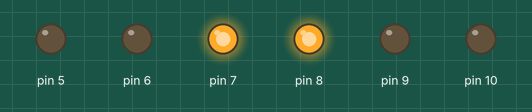
Simulated run of this sketch. Board: Arduino Uno, built with avr-gcc and run on an emulated ATmega328P. Parts: output pins drawn as LEDs (lit = HIGH).

Above: at 1.9 s.
At 4.4 s:
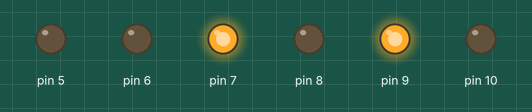
At 5.05 s:
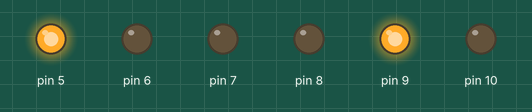
At 6.9 s:
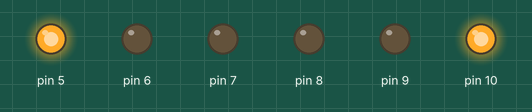
At 9.4 s:
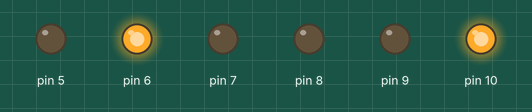
Timing chart, 0 to 13.1 s (numbered marks = the images above):
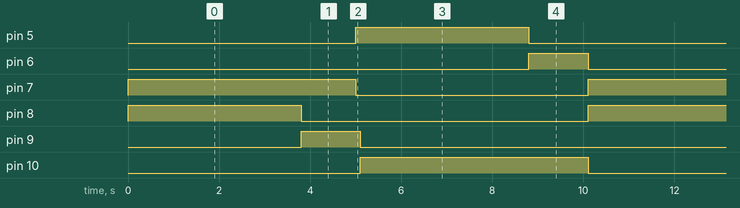

Measured:
- by itself, pin 5, pin 8: alternates HIGH for 3.8 s and LOW for 6.3 s
- by itself, pin 6, pin 9: alternates HIGH for 1.3 s and LOW for 8.8 s
- by itself, pin 7, pin 10: alternates HIGH for 5.0 s and LOW for 5.1 s

The sketch:

the-simple-traffic-light.ino
```cpp
// PINs CONFIGURATION
#define RED_1 10
#define YELLOW_1 9
#define GREEN_1 8
#define RED_2 7
#define YELLOW_2 6
#define GREEN_2 5
#define PEDESTRIAN_BUTTON 4

// CLASSE DOS LEDs
class TrafficLight {
  public:
    enum Phase { RED, GREEN, YELLOW } ;

  private:
    uint8_t redPin, yellowPin, greenPin;
    uint32_t lastChangeTime = 0;
    uint32_t greenDuration;
    uint32_t redDuration;
    uint32_t yellowDuration;
    Phase currentPhase;

  public:
    TrafficLight(uint8_t red, uint8_t yellow, uint8_t green, uint32_t interval = 5000)
      : redPin(red), yellowPin(yellow), greenPin(green) {
      greenDuration = interval * 0.75;  // RAZÃO DE 75% DO TEMPO EM VERDE
      yellowDuration = interval * 0.25; // RAZÃO DE 25% DO TEMPO EM TRANSIÇÃO PARA VERMELHO
      redDuration = interval;
      pinMode(redPin, OUTPUT);
      pinMode(yellowPin, OUTPUT);
      pinMode(greenPin, OUTPUT);
      setPhase(RED);
    }

    void setPhase(Phase phase) {
      currentPhase = phase;
      lastChangeTime = millis();
      digitalWrite(redPin, phase == RED ? HIGH : LOW);
      digitalWrite(yellowPin, phase == YELLOW ? HIGH : LOW);
      digitalWrite(greenPin, phase == GREEN ? HIGH : LOW);
    }

    void startCycle(Phase initialPhase) {
      setPhase(initialPhase);
    }

    void update() {
      uint32_t now = millis();
      switch (currentPhase) {
        case GREEN:
          if (now - lastChangeTime >= greenDuration) {
            setPhase(YELLOW);
          }
          break;
        case YELLOW:
          if (now - lastChangeTime >= yellowDuration) {
            setPhase(RED);
          }
          break;
        case RED:
          if (now - lastChangeTime >= redDuration) {
            setPhase(GREEN);
          }
          break;
      }
    }

    bool isRed() const {
      return currentPhase == RED;
    }

    void forceRed() {
      setPhase(RED);
    }
};

// CLASSE DE CONTROLE
class TrafficSystem {
  private:
    TrafficLight light1;
    TrafficLight light2;
    bool pedestrianHold = false;
    uint32_t holdStartTime = 0;
    const uint32_t holdDuration = 5000;

  public:
    TrafficSystem(uint8_t red1, uint8_t yellow1, uint8_t green1,
                  uint8_t red2, uint8_t yellow2, uint8_t green2)
      : light1(red1, yellow1, green1, 5000),
        light2(red2, yellow2, green2, 5000) {
      light1.startCycle(TrafficLight::GREEN);
      light2.startCycle(TrafficLight::RED);

    }

    void update() {
      light1.update();
      light2.update();
    }
};

// CRIA OBJETO
TrafficSystem trafficSystem(RED_1, YELLOW_1, GREEN_1, RED_2, YELLOW_2, GREEN_2);

void setup() {} // CONFIGURADO PELO CONSTRUTOR


void loop() {
  trafficSystem.update();
  delay(100);
}
```
